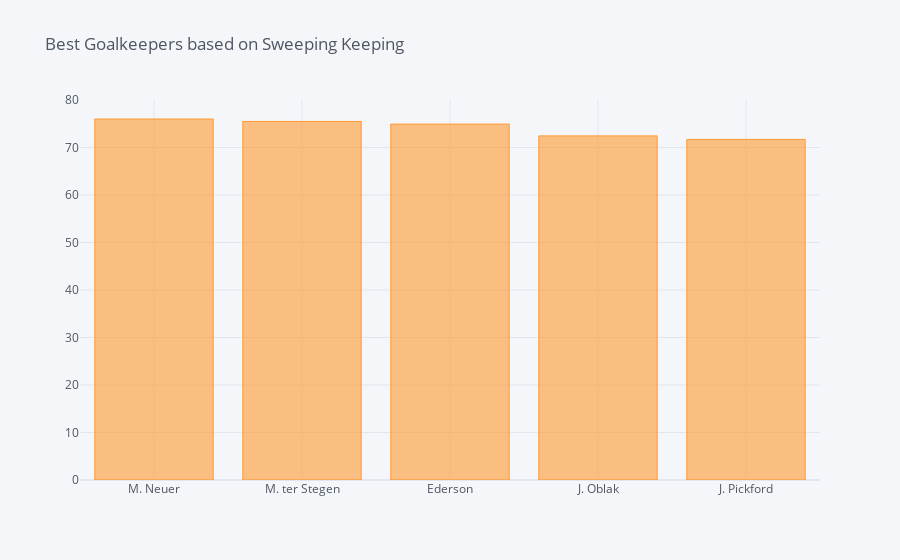

The notebook cell saved with this chart:
### Code cell
sd = df.sort_values('gk_Sweeper', ascending=False)[:5]
sd.iplot(kind='bar', x='short_name', y='gk_Sweeper', title='Best Goalkeepers based on Sweeping Keeping')

### Figure 1 — Plotly figure (JSON) as saved in the notebook; plotly's stock layout.template omitted (floating-point values rounded to 4 significant figures)
{"data": [{"marker": {"color": "rgba(255, 153, 51, 0.6)", "line": {"color": "rgba(255, 153, 51, 1.0)", "width": 1}}, "name": "gk_Sweeper", "orientation": "v", "text": "", "type": "bar", "x": ["M. Neuer", "M. ter Stegen", "Ederson", "J. Oblak", "J. Pickford"], "y": [76, 75.48, 74.93, 72.44, 71.7]}], "layout": {"legend": {"bgcolor": "#F5F6F9", "font": {"color": "#4D5663"}}, "paper_bgcolor": "#F5F6F9", "plot_bgcolor": "#F5F6F9", "title": {"font": {"color": "#4D5663"}, "text": "Best Goalkeepers based on Sweeping Keeping"}, "xaxis": {"gridcolor": "#E1E5ED", "showgrid": true, "tickfont": {"color": "#4D5663"}, "title": {"font": {"color": "#4D5663"}, "text": ""}, "zerolinecolor": "#E1E5ED"}, "yaxis": {"gridcolor": "#E1E5ED", "showgrid": true, "tickfont": {"color": "#4D5663"}, "title": {"font": {"color": "#4D5663"}, "text": ""}, "zerolinecolor": "#E1E5ED"}}}
